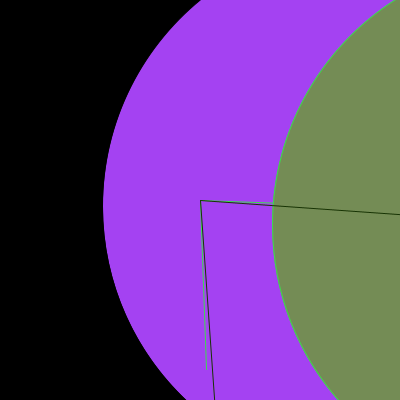
Frame 1 (no input)
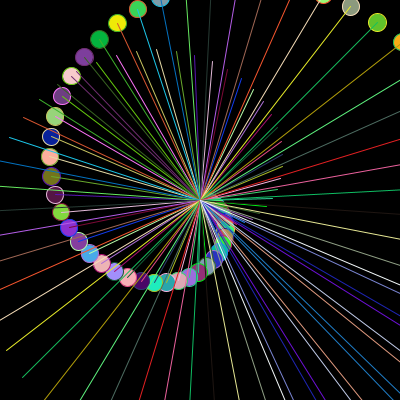
Frame 60 (the mouse pressed at the canvas centre just before this capture)
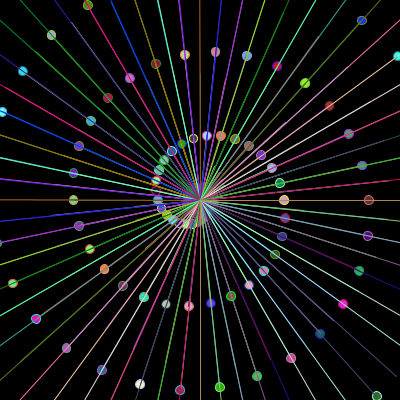
Frame 120 (the mouse held since frame 60 and released just before this capture)

The Processing sketch that drew these frames (run headless with seeded random() and noise(); from frame 60 on, the mouse is pressed at the canvas centre):

// Processing sketch: fleeting_glimpses_of_flowers
// ── fleeting_glimpses_of_flowers.pde
int nbr_circles = 1;
int fib = 1;
float angle_incr = 2*PI / nbr_circles;
//float angle_incr;


  void setup()
  {
    size(400,400);
    smooth();
    frameRate(12);
    //colorMode(RGB, 100);
  }
  
  void draw()
  {
    //background(random(255),random(255),random(255));
    background(232,33,19); //red
    background(174,9,255); //purple
    background(0,0,0); //purple
    
  
    float elapsedSeconds = millis()*.001;
    float angle_incr = radians(2 + frameCount/12.0);
  
    nbr_circles = 1 + nbr_circles;
    
    //fib += fib;
    
    float lg_diam = width * .85;
    float lg_rad = lg_diam / 2;
    float lg_circ = PI * lg_diam;
    float sm_diam = (lg_circ / nbr_circles);
    float cx = width/2.0;
    float cy = height/2.0;
    //fill(random(255));

    
    for (int i = 1; i <= nbr_circles; ++i) {
      fill(random(255), random (255), random(255));
      //fill(random(255));
      float ratio = i/(float)nbr_circles;
      float spiral_rad = ratio * lg_diam;
      float angle = i*angle_incr;
      
      float x = cx + cos(angle) * spiral_rad;
      float y = cy + sin(angle) * spiral_rad;
      
      ellipse(x, y, sm_diam, sm_diam);
      //ellipse(x+sm_diam, y+sm_diam, sm_diam, sm_diam);
 
      //stroke(random(255));
      stroke(random(255), random (255), random(255));

      line(x,y, cx, cy);
      //line(x, cy, cx, y);
      //line(cx, y, x, cy);      
      line(y, x, cy, cx);
      //line(y, cy, x, cx);
    }
    
    println(nbr_circles);
  }
  // END
  
